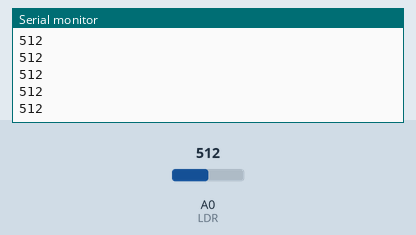
This sketch was run on a simulated Arduino Uno, built with avr-gcc and run on an emulated ATmega328P. Parts: the last lines printed to the serial monitor. Inputs (shaded band) come from the test bench; at power-on: A0 (LDR) = 512.

Above: at 1.2 s.
1.3 s: A0 (LDR) set to 716
At 2.2 s:
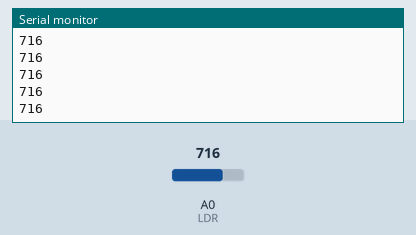
2.8 s: A0 (LDR) set to 900
At 3.4 s:
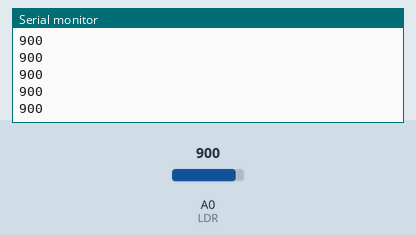
Timing chart, 0 to 5.8 s (numbered marks = the images above; inputs shaded):
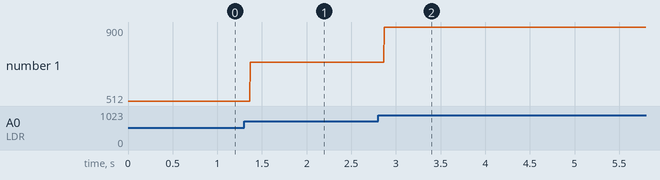

The sketch:

read_ldr2.ino
```cpp
const int LDR = A0;

void setup() {
  // put your setup code here, to run once:
  Serial.begin(9600);
  pinMode(LDR, INPUT);
}

void loop() {
  // put your main code here, to run repeatedly:
  Serial.println(analogRead(LDR));
}
```

Measured:
- after the input at 1.3 s, the serial monitor: prints a new line after 0.07 s (image 1)
- after the input at 2.8 s, the serial monitor: prints a new line after 0.07 s (image 2)
- plotted number 1: 512 → 716 after the input at 1.3 s, 716 → 900 after the input at 2.8 s
